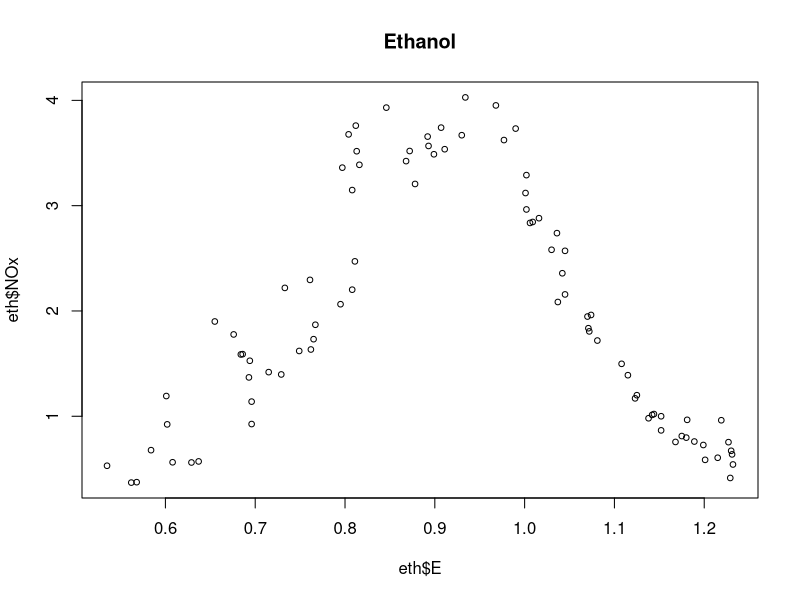

Recreate this plot in R.
# 5.1 POLYNOMIAL REGRESSION
# self study - enter polynomial formula into lm() without the help of poly()

eth <- read.table("ethanol.txt", header=TRUE)

# order the predictors so the lines joining the fitted values won't 
# criss-cross the plot
eth <- eth[order(eth$E), ]

plot(eth$NOx ~ eth$E, main="Ethanol", cex=.75)

# WITH AND WITHOUT POLY()

E.sq <- eth$E^2

polyfit1 <- lm(eth$NOx ~ poly(eth$E, 2, raw=TRUE))
polyfit2 <- lm(eth$NOx ~ eth$E + E.sq) # squaring has to be done before lm()

